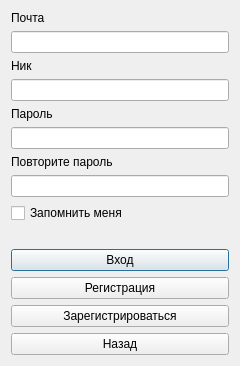
<?xml version="1.0" encoding="UTF-8"?>
<ui version="4.0">
 <class>LoginDialog</class>
 <widget class="QDialog" name="LoginDialog">
  <property name="geometry">
   <rect>
    <x>0</x>
    <y>0</y>
    <width>240</width>
    <height>331</height>
   </rect>
  </property>
  <property name="windowTitle">
   <string>Dialog</string>
  </property>
  <layout class="QVBoxLayout" name="verticalLayout">
   <item>
    <widget class="QLabel" name="label">
     <property name="text">
      <string>Почта</string>
     </property>
    </widget>
   </item>
   <item>
    <widget class="QLineEdit" name="emailLineEdit"/>
   </item>
   <item>
    <widget class="QLabel" name="nicknameLabel">
     <property name="text">
      <string>Ник</string>
     </property>
    </widget>
   </item>
   <item>
    <widget class="QLineEdit" name="nicknameLineEdit"/>
   </item>
   <item>
    <widget class="QLabel" name="label_2">
     <property name="text">
      <string>Пароль</string>
     </property>
    </widget>
   </item>
   <item>
    <widget class="QLineEdit" name="passwordLineEdit">
     <property name="echoMode">
      <enum>QLineEdit::Password</enum>
     </property>
    </widget>
   </item>
   <item>
    <widget class="QLabel" name="passwordRepeatLabel">
     <property name="text">
      <string>Повторите пароль</string>
     </property>
    </widget>
   </item>
   <item>
    <widget class="QLineEdit" name="passwordRepeatLineEdit">
     <property name="echoMode">
      <enum>QLineEdit::Password</enum>
     </property>
    </widget>
   </item>
   <item>
    <widget class="QCheckBox" name="rememberCheckBox">
     <property name="text">
      <string>Запомнить меня</string>
     </property>
    </widget>
   </item>
   <item>
    <widget class="QLabel" name="connectionStatusLabel">
     <property name="text">
      <string/>
     </property>
    </widget>
   </item>
   <item>
    <widget class="QPushButton" name="loginButton">
     <property name="text">
      <string>Вход</string>
     </property>
    </widget>
   </item>
   <item>
    <widget class="QPushButton" name="registerButton">
     <property name="text">
      <string>Регистрация</string>
     </property>
    </widget>
   </item>
   <item>
    <widget class="QPushButton" name="registerConfirmButton">
     <property name="text">
      <string>Зарегистрироваться</string>
     </property>
    </widget>
   </item>
   <item>
    <widget class="QPushButton" name="backButton">
     <property name="text">
      <string>Назад</string>
     </property>
    </widget>
   </item>
  </layout>
 </widget>
 <resources/>
 <connections/>
</ui>
